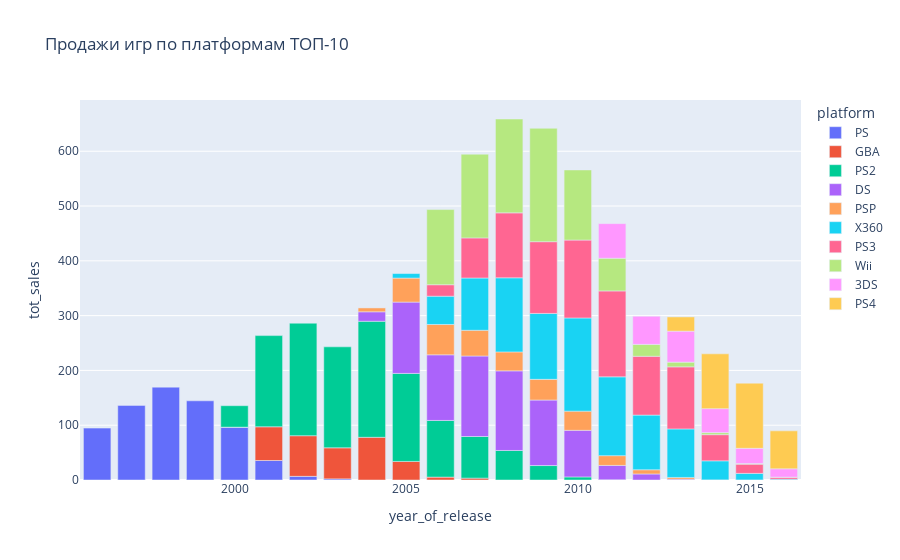

Notebook cell for this chart:
### Code cell
# построим график распределения продаж по платформам ТОП-10 в разбивке по годам
px.bar(
    sales_by_platform_top, 
    x="year_of_release", 
    y="tot_sales", 
    color="platform", 
    title="Продажи игр по платформам ТОП-10"
).show()

### Figure 1 — Plotly figure (JSON) as saved in the notebook; plotly's stock layout.template omitted (floating-point values rounded to 4 significant figures)
{"data": [{"alignmentgroup": "True", "hovertemplate": "platform=PS<br>year_of_release=%{x}<br>tot_sales=%{y}<extra></extra>", "legendgroup": "PS", "marker": {"color": "#636efa", "pattern": {"shape": ""}}, "name": "PS", "offsetgroup": "PS", "orientation": "v", "showlegend": true, "textposition": "auto", "type": "bar", "x": [1996, 1997, 1998, 1999, 2000, 2001, 2002, 2003], "xaxis": "x", "y": [94.7, 136.2, 169.5, 144.5, 96.37, 35.59, 6.67, 2.07], "yaxis": "y"}, {"alignmentgroup": "True", "hovertemplate": "platform=GBA<br>year_of_release=%{x}<br>tot_sales=%{y}<extra></extra>", "legendgroup": "GBA", "marker": {"color": "#EF553B", "pattern": {"shape": ""}}, "name": "GBA", "offsetgroup": "GBA", "orientation": "v", "showlegend": true, "textposition": "auto", "type": "bar", "x": [2000, 2001, 2002, 2003, 2004, 2005, 2006, 2007], "xaxis": "x", "y": [0.07, 61.53, 74.16, 56.67, 77.91, 33.86, 5.28, 3.4], "yaxis": "y"}, {"alignmentgroup": "True", "hovertemplate": "platform=PS2<br>year_of_release=%{x}<br>tot_sales=%{y}<extra></extra>", "legendgroup": "PS2", "marker": {"color": "#00cc96", "pattern": {"shape": ""}}, "name": "PS2", "offsetgroup": "PS2", "orientation": "v", "showlegend": true, "textposition": "auto", "type": "bar", "x": [2000, 2001, 2002, 2003, 2004, 2005, 2006, 2007, 2008, 2009, 2010, 2011], "xaxis": "x", "y": [39.17, 166.4, 205.4, 184.3, 211.8, 160.7, 103.4, 75.99, 53.9, 26.4, 5.64, 0.45], "yaxis": "y"}, {"alignmentgroup": "True", "hovertemplate": "platform=DS<br>year_of_release=%{x}<br>tot_sales=%{y}<extra></extra>", "legendgroup": "DS", "marker": {"color": "#ab63fa", "pattern": {"shape": ""}}, "name": "DS", "offsetgroup": "DS", "orientation": "v", "showlegend": true, "textposition": "auto", "type": "bar", "x": [2004, 2005, 2006, 2007, 2008, 2009, 2010, 2011, 2012, 2013], "xaxis": "x", "y": [17.27, 130.1, 119.8, 146.9, 145.3, 119.5, 85.02, 26.18, 11.01, 1.54], "yaxis": "y"}, {"alignmentgroup": "True", "hovertemplate": "platform=PSP<br>year_of_release=%{x}<br>tot_sales=%{y}<extra></extra>", "legendgroup": "PSP", "marker": {"color": "#FFA15A", "pattern": {"shape": ""}}, "name": "PSP", "offsetgroup": "PSP", "orientation": "v", "showlegend": true, "textposition": "auto", "type": "bar", "x": [2004, 2005, 2006, 2007, 2008, 2009, 2010, 2011, 2012, 2013, 2014, 2015], "xaxis": "x", "y": [7.06, 43.84, 55.32, 46.93, 34.55, 37.78, 35.04, 17.82, 7.69, 3.14, 0.24, 0.12], "yaxis": "y"}, {"alignmentgroup": "True", "hovertemplate": "platform=X360<br>year_of_release=%{x}<br>tot_sales=%{y}<extra></extra>", "legendgroup": "X360", "marker": {"color": "#19d3f3", "pattern": {"shape": ""}}, "name": "X360", "offsetgroup": "X360", "orientation": "v", "showlegend": true, "textposition": "auto", "type": "bar", "x": [2005, 2006, 2007, 2008, 2009, 2010, 2011, 2012, 2013, 2014, 2015, 2016], "xaxis": "x", "y": [8.25, 51.62, 95.41, 135.3, 120.3, 170.0, 143.8, 99.74, 88.58, 34.74, 11.96, 1.52], "yaxis": "y"}, {"alignmentgroup": "True", "hovertemplate": "platform=PS3<br>year_of_release=%{x}<br>tot_sales=%{y}<extra></extra>", "legendgroup": "PS3", "marker": {"color": "#FF6692", "pattern": {"shape": ""}}, "name": "PS3", "offsetgroup": "PS3", "orientation": "v", "showlegend": true, "textposition": "auto", "type": "bar", "x": [2006, 2007, 2008, 2009, 2010, 2011, 2012, 2013, 2014, 2015, 2016], "xaxis": "x", "y": [20.96, 73.19, 118.5, 130.9, 142.2, 156.8, 107.4, 113.2, 47.76, 16.82, 3.6], "yaxis": "y"}, {"alignmentgroup": "True", "hovertemplate": "platform=Wii<br>year_of_release=%{x}<br>tot_sales=%{y}<extra></extra>", "legendgroup": "Wii", "marker": {"color": "#B6E880", "pattern": {"shape": ""}}, "name": "Wii", "offsetgroup": "Wii", "orientation": "v", "showlegend": true, "textposition": "auto", "type": "bar", "x": [2006, 2007, 2008, 2009, 2010, 2011, 2012, 2013, 2014, 2015, 2016], "xaxis": "x", "y": [137.2, 152.8, 171.3, 207.0, 128.0, 59.65, 21.71, 8.59, 3.75, 1.14, 0.18], "yaxis": "y"}, {"alignmentgroup": "True", "hovertemplate": "platform=3DS<br>year_of_release=%{x}<br>tot_sales=%{y}<extra></extra>", "legendgroup": "3DS", "marker": {"color": "#FF97FF", "pattern": {"shape": ""}}, "name": "3DS", "offsetgroup": "3DS", "orientation": "v", "showlegend": true, "textposition": "auto", "type": "bar", "x": [2011, 2012, 2013, 2014, 2015, 2016], "xaxis": "x", "y": [63.2, 51.36, 56.57, 43.76, 27.78, 15.14], "yaxis": "y"}, {"alignmentgroup": "True", "hovertemplate": "platform=PS4<br>year_of_release=%{x}<br>tot_sales=%{y}<extra></extra>", "legendgroup": "PS4", "marker": {"color": "#FECB52", "pattern": {"shape": ""}}, "name": "PS4", "offsetgroup": "PS4", "orientation": "v", "showlegend": true, "textposition": "auto", "type": "bar", "x": [2013, 2014, 2015, 2016], "xaxis": "x", "y": [25.99, 100, 118.9, 69.25], "yaxis": "y"}], "layout": {"barmode": "relative", "legend": {"title": {"text": "platform"}, "tracegroupgap": 0}, "title": {"text": "Продажи игр по платформам ТОП-10"}, "xaxis": {"anchor": "y", "domain": [0, 1], "title": {"text": "year_of_release"}}, "yaxis": {"anchor": "x", "domain": [0, 1], "title": {"text": "tot_sales"}}}}
